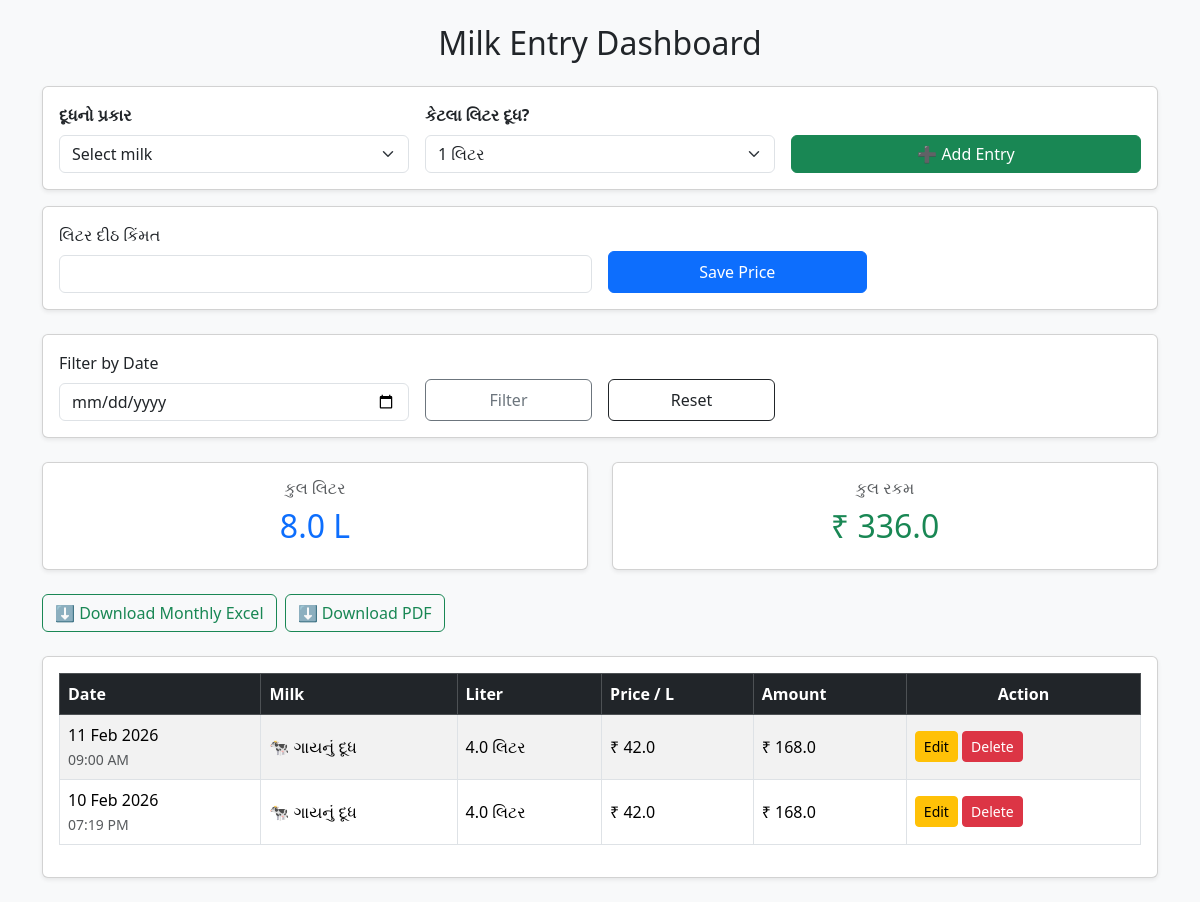
Before: / with the older database file.
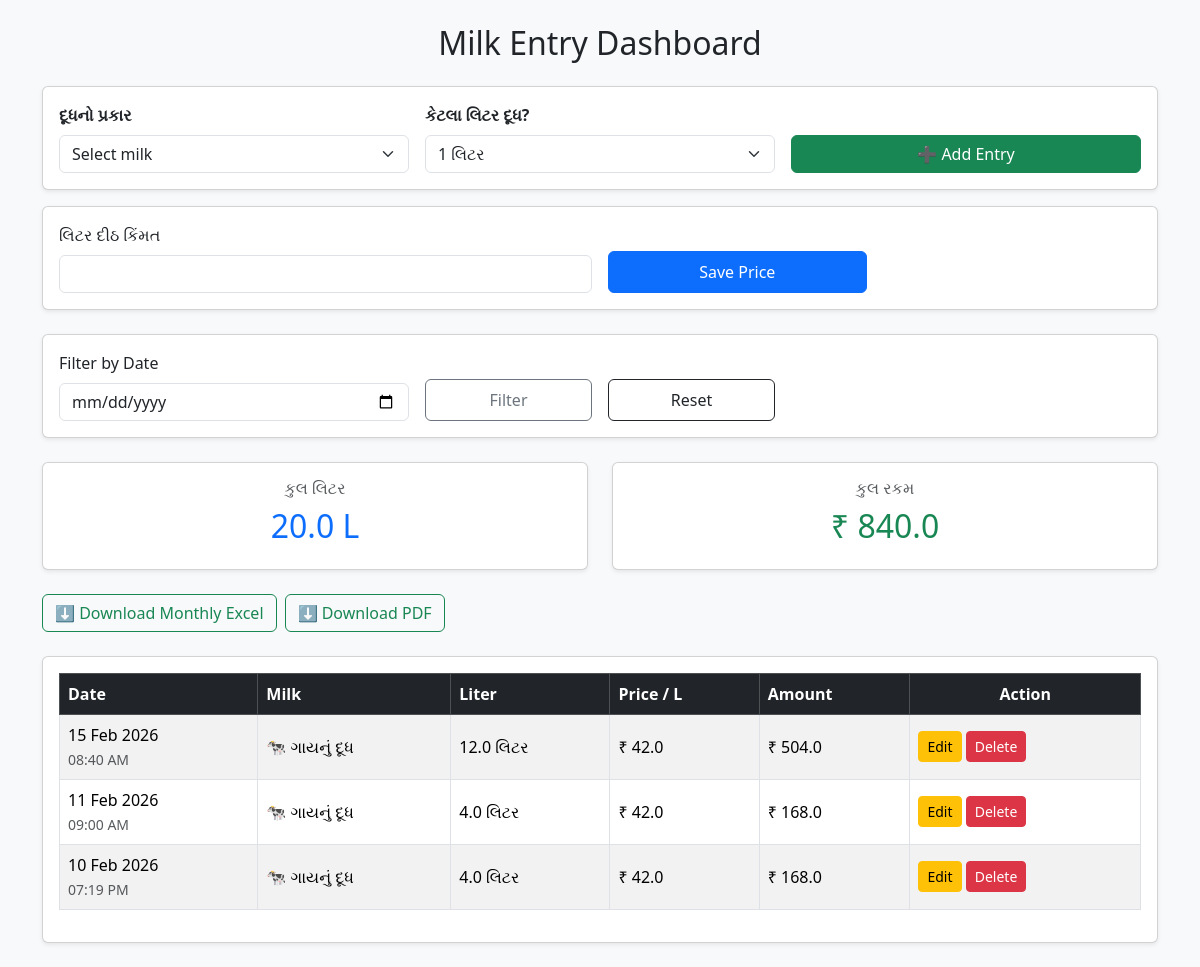
After: the same page with the newer database file.
### core/models.py (models this page shows, shortened)
class Entry(models.Model):
    MILK_CHOICES = [
        ('cow', 'Cow'),
        ('buffalo', 'Buffalo'),
    ]
    milk_type = models.CharField(
        max_length=10,
        choices=MILK_CHOICES
    )
    liter = models.FloatField()
    price_per_liter = models.FloatField()
    amount = models.FloatField()
    created_at = models.DateTimeField(auto_now_add=True)

### core/views.py (the view, shortened to what this page needs)
# urls.py: path('', dashboard, name='dashboard'),
def dashboard(request):
    price = Price.objects.last()
    selected_date = request.GET.get('date')
    if selected_date:
        entries = Entry.objects.filter(
            created_at__date=selected_date
        ).order_by('-created_at')
    else:
        entries = Entry.objects.all().order_by('-created_at')
    total_liter = sum(e.liter for e in entries)
    total_amount = sum(e.amount for e in entries)
    return render(request, 'dashboard.html', {
        'price': price,
        'entries': entries,
        'total_liter': total_liter,
        'total_amount': total_amount,
        'selected_date': selected_date
    })

### core/templates/dashboard.html (shortened to what the changed rows need)
<!DOCTYPE html>
<html>
  <head>
    <link href="https://cdn.jsdelivr.net/npm/bootstrap@5.3.2/dist/css/bootstrap.min.css" rel="stylesheet" />
  </head>
  <body class="bg-light">
    <div class="container py-4">
      <h2 class="mb-4 text-center">Milk Entry Dashboard</h2>
      <div class="row mb-4">
        <div class="col-md-6">
          <div class="card text-center shadow-sm">
            <div class="card-body">
              <h6 class="text-muted">કુલ લિટર</h6>
              <h2 class="text-primary">{{ total_liter }} L</h2>
            </div>
          </div>
        </div>
        <div class="col-md-6">
          <div class="card text-center shadow-sm">
            <div class="card-body">
              <h6 class="text-muted">કુલ રકમ</h6>
              <h2 class="text-success">₹ {{ total_amount }}</h2>
            </div>
          </div>
        </div>
      </div>
      <div class="card shadow-sm">
        <div class="card-body">
          <div class="table-responsive">
            <table class="table table-striped table-bordered align-middle">
              <thead class="table-dark">
                <tr>
                  <th>Date</th>
                  <th>Milk</th>
                  <th>Liter</th>
                  <th>Price / L</th>
                  <th>Amount</th>
                  <th class="text-center">Action</th>
                </tr>
              </thead>
              <tbody>
                {% for e in entries %}
                  <tr>
                    <td data-label="Date">
                      {{ e.created_at|date:'d M Y' }}<br>
                      <small class="text-muted">{{ e.created_at|date:'h:i A' }}</small>
                    </td>
                    <td data-label="Milk">
                      {% if e.milk_type == 'cow' %}
                        🐄 ગાયનું દૂધ
                      {% else %}
                        🐃 ભેંસનું દૂધ
                      {% endif %}
                    </td>
                    <td data-label="Liter">
                      {{ e.liter }} લિટર
                    </td>
                    <td data-label="Price / L">
                      ₹ {{ e.price_per_liter }}
                    </td>
                    <td data-label="Amount">
                      ₹ {{ e.amount }}
                    </td>
                    <td data-label="Action">
                      <div class="action-btns">
                        <a href="/edit/{{ e.id }}/" class="btn btn-sm btn-warning">Edit</a>
                        <form action="/delete/{{ e.id }}/" method="post"
                              style="display:inline;">
                          <button type="submit" class="btn btn-sm btn-danger">
                            Delete
                          </button>
                        </form>
                      </div>
                    </td>
                  </tr>
                {% empty %}
                  <tr>
                    <td colspan="6" class="text-center text-muted py-4">No entries found</td>
                  </tr>
                {% endfor %}
              </tbody>
            </table>
          </div>
        </div>
      </div>
    </div>
  </body>
</html>

Changed rows visible on the page:
added Entry: created_at "15 Feb 2026", created_at "08:40 AM", milk_type "🐄 ગાયનું દૂધ", liter "12.0", price_per_liter "42.0", amount "504.0"
Other visible differences:
{{ total_liter }}: "8.0" → "20.0"
{{ total_amount }}: "336.0" → "840.0"
